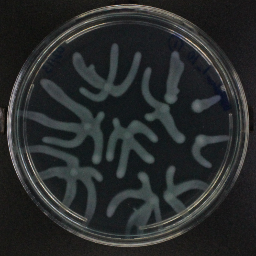
#> input picture reporting/figures/bakeoff_compare/sources/ffc0_src.TIF, 256 x 256 px, found by its file name; its folder holds only this picture in this run
$ python montage_final.py
#> lines starting #> are read from the running program, lines starting #| are printed output that depends on the picture
"""Final escalation montage: source | real | in-domain SD1.5 | pilot Flux | scaled-fp8 | bf16-CN6.
The money figure: SD1.5 wins realism; Flux improves with every lever (CMMD 8.78->4.84) but plateaus
above SD1.5. Same 5 evenly-spaced test conditions (non-cherry-picked)."""
import os, glob
from PIL import Image, ImageDraw, ImageFont
BASE = "/hpc/group/youlab/sa603/data/branching_256"
R = "/hpc/group/youlab/sa603/code/Data_augmentation"
COLS = [("source", f"{BASE}/test/sources/%s_src.TIF", (220,220,220)),
        ("real", f"{BASE}/test/reals/%s_Rep1.TIF", (220,220,220)),
        ("SD1.5  0.32/3.4", f"{R}/sd15_branching_eval/%s_1.png", (134,239,172)),
        ("pilot  0.52/8.8", f"{R}/flux_cn_runs/combo2/cn065pg06/%s_1.png", (252,165,165)),
        ("scaled 0.50/5.5", f"{R}/flux_cn_runs/scaled/eval_cn10/%s_1.png", (251,191,36)),
        ("bf16   0.50/4.8", f"{R}/flux_cn_runs/scaled_bf16/eval_cn10/%s_1.png", (125,211,252))]
srcs = sorted(glob.glob(f"{BASE}/test/sources/*_src.TIF"))
conds = [os.path.basename(s).split("_")[0] for s in srcs]
NC = int(os.environ.get("NCOND", "5"))
CONDS = [conds[int(i*(len(conds)-1)/(NC-1))] for i in range(NC)]
TILE, GAP, LAB, HEAD = int(os.environ.get("TILE", "200")), 6, 90, 24
f = ImageFont.load_default()
def load(p):
    try: return Image.open(p).convert("RGB").resize((TILE, TILE))
    except Exception: return Image.new("RGB", (TILE, TILE), (40, 40, 40))
W = LAB + len(COLS)*(TILE+GAP); H = HEAD + len(CONDS)*(TILE+GAP+HEAD)
im = Image.new("RGB", (W, H), (10, 10, 12)); d = ImageDraw.Draw(im)
d.text((4, 8), "div/CMMD", fill=(150,150,150), font=f)
for ci, (name, _, col) in enumerate(COLS):
    d.text((LAB+ci*(TILE+GAP), 8), name, fill=col, font=f)
y = HEAD
for cond in CONDS:
    d.text((4, y+TILE//2), cond, fill=(130,200,250), font=f)
    for ci, (_, pat, _) in enumerate(COLS):
        x = LAB+ci*(TILE+GAP); p = pat % cond
        if os.path.exists(p): im.paste(load(p), (x, y))
#> in load, `try: return Image.open(p).convert("RGB").resize((TILE, TILE))`:
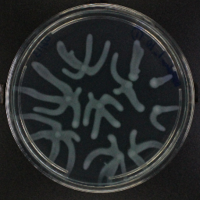
#> returned value: PIL image 200x200 RGB; mean R, G, B 40.9, 43.6, 43.8
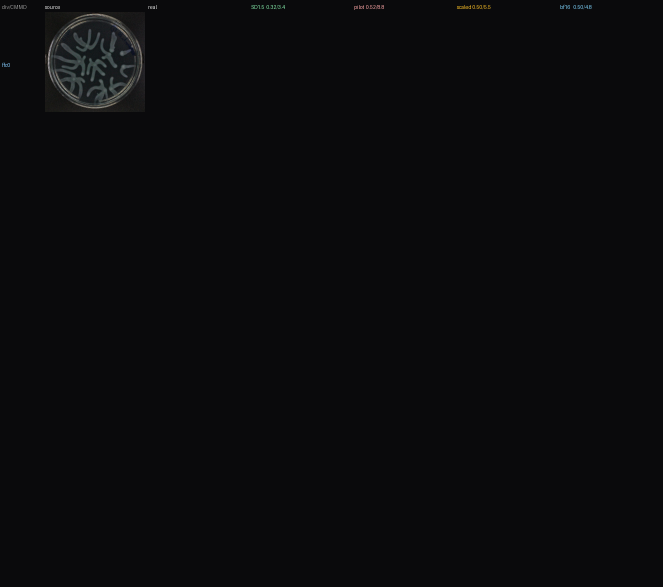
#> im: PIL image 1326x1174 RGB (shown at 1/2 size); mean R, G, B 10.9, 11, 12.9
        else: d.rectangle([x, y, x+TILE, y+TILE], outline=(80,80,80))
    y += TILE+GAP+HEAD
out = os.environ.get("OUTNAME", f"{R}/flux_escalation_final.png"); im.save(out); print("saved", out, im.size)
#> after `out = os.environ.get('OUTNAME', f'{R}/flux_escalation_final.png')`:
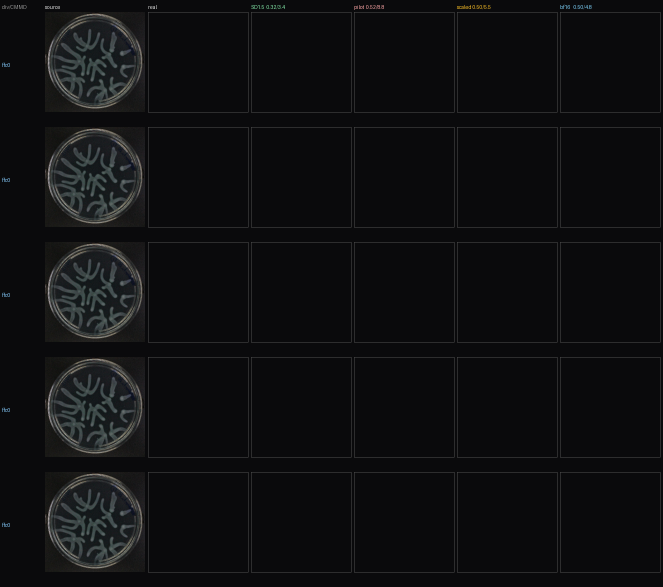
#> saved as flux_escalation_final.png: PIL image 1326x1174 RGB (shown at 1/2 size); mean R, G, B 15, 15.3, 17.1
